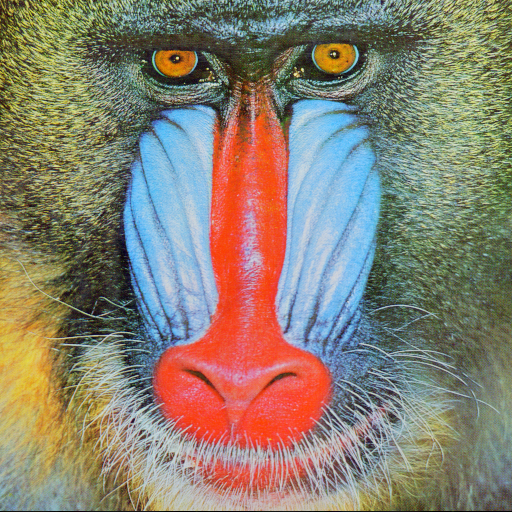
#> input picture Dataset/4.2.03.tiff, 512 x 512 px, found by its file name
$ python rgbHist.py
#> lines starting #> are read from the running program, lines starting #| are printed output that depends on the picture
import cv2
import numpy as np
import matplotlib.pyplot as plt

# Read in the image
I = cv2.imread('C://Dataset//4.2.03.tiff')
#> I is the input picture: shape (512, 512, 3); mean B, G, R 113.1, 128.9, 137.4

# Convert the original image to HSV
Ihsv = cv2.cvtColor(I, cv2.COLOR_BGR2HSV)
#> Ihsv: shape (512, 512, 3); mean H, S, V 60.4, 96, 159.4

# Histogram equalize the V (Value) channel of Ihsv
V = cv2.equalizeHist(Ihsv[:, :, 2])
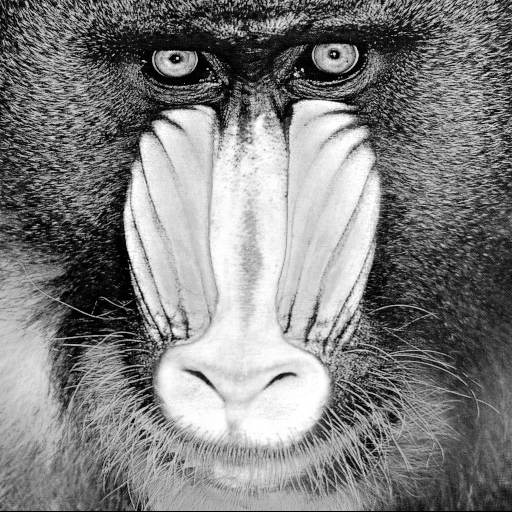
#> V: shape (512, 512); min 0, max 255, mean 128.1

# Copy the equalized V plane into the 3rd channel of Ihsv
Ihsv[:, :, 2] = V
#> Ihsv: shape (512, 512, 3); mean H, S, V 60.4, 96, 128.1

# Convert Ihsv back to RGB format
Iout = cv2.cvtColor(Ihsv, cv2.COLOR_HSV2BGR)
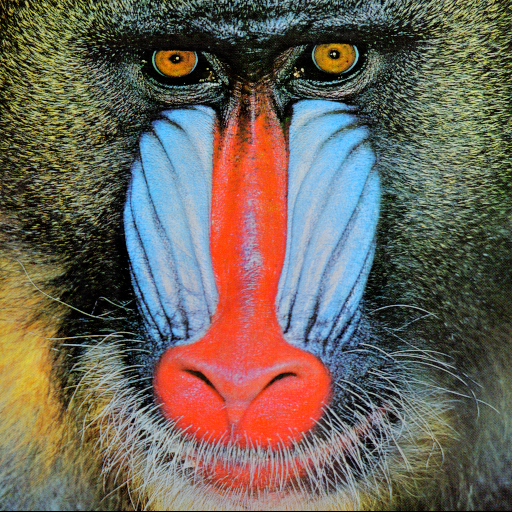
#> Iout: shape (512, 512, 3); mean B, G, R 89.1, 100, 109.6

# Display the original and modified images side by side
plt.subplot(1, 2, 1)
plt.imshow(cv2.cvtColor(I, cv2.COLOR_BGR2RGB))
plt.title("Original Image")
plt.axis('off')

plt.subplot(1, 2, 2)
plt.imshow(cv2.cvtColor(Iout, cv2.COLOR_BGR2RGB))
plt.title("Histogram Equalized Image")
plt.axis('off')

plt.show()
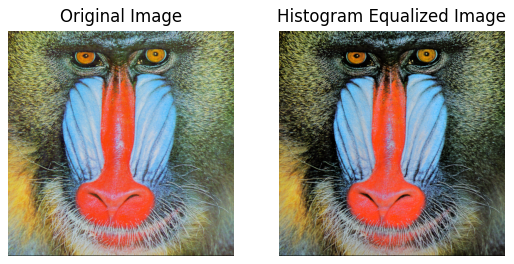
#> figure drawn by matplotlib, 2 panels

$ run again, with Dataset/4.1.03.tiff copied over Dataset/4.2.03.tiff
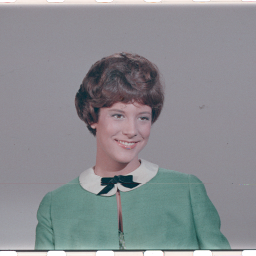
#> input picture Dataset/4.1.03.tiff, 256 x 256 px, found by its file name
#> I is the input picture: shape (256, 256, 3); mean B, G, R 144, 140, 137.6
#> `Iout = cv2.cvtColor(Ihsv, cv2.COLOR_HSV2BGR)`:
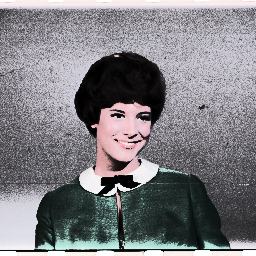
#> Iout: shape (256, 256, 3); mean B, G, R 130.2, 125.8, 126.7
#> `plt.show()`:
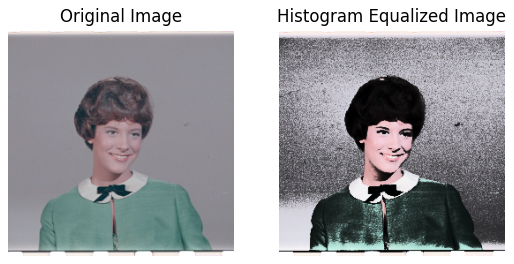
#> figure drawn by matplotlib, 2 panels
